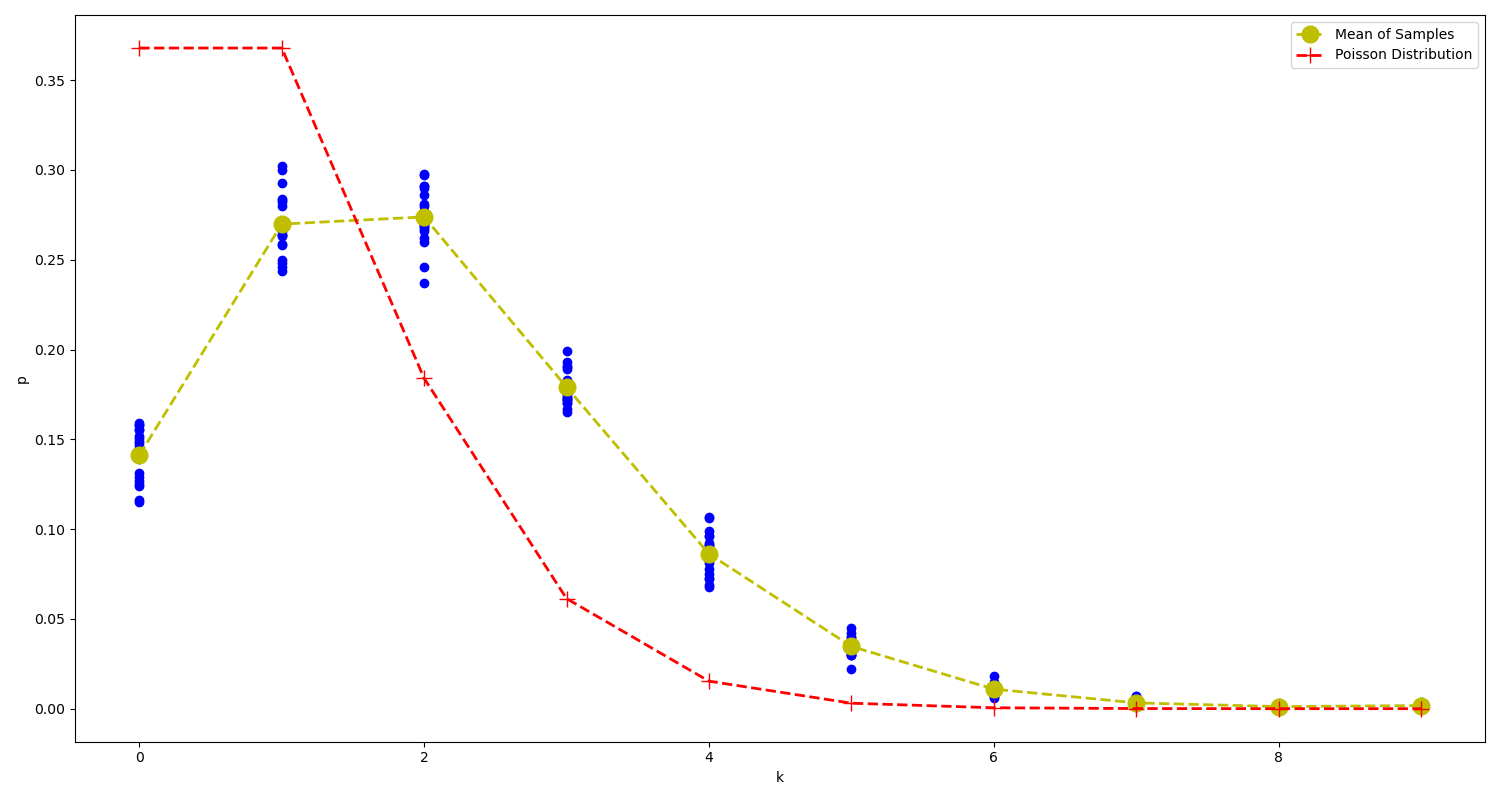

Source code (Python):
import networkx as nx
import matplotlib.pyplot as plt
import numpy as np
from scipy.stats import poisson
np.random.seed(1234)

num_realizations = 20
N = 1000
z = 1
p = z / N


# noinspection DuplicatedCode
def degree_distribution(ger):
    vk = dict(ger.degree())
    vk = list(vk.values())
    max_k = np.max(vk)
    k_values = np.arange(0, max_k+1)
    p_k = np.zeros(max_k+1)
    for k in vk:
        p_k[k] = p_k[k] + 1
    p_k = p_k / sum(p_k)
    return k_values, p_k


plt.figure(figsize=(15, 8))
Pks = []
for i in range(num_realizations):
    G = nx.gnp_random_graph(N, p, directed=True)
    ks, Pk = degree_distribution(G)
    plt.plot(ks, Pk, 'bo')
    Pks.append(Pk)

length = max(map(len, Pks))
mean_Pk = np.zeros((length,))
for i in range(len(mean_Pk)):
    counter = 0
    for j in range(len(Pks)):
        if len(Pks[j]) >= i+1:
            mean_Pk[i] = mean_Pk[i] + Pks[j][i]
            counter = counter+1
    mean_Pk[i] = mean_Pk[i] / counter
ks = range(0, length)
plt.plot(ks, mean_Pk, 'yo--', linewidth=2, markersize=12, label="Mean of Samples")
plt.plot(ks, poisson.pmf(ks, z), 'r+--', linewidth=2, markersize=12, label="Poisson Distribution")
plt.legend()
plt.xlabel("k")
plt.ylabel("p")
plt.tight_layout()
plt.savefig("Q3-3-C.png")
